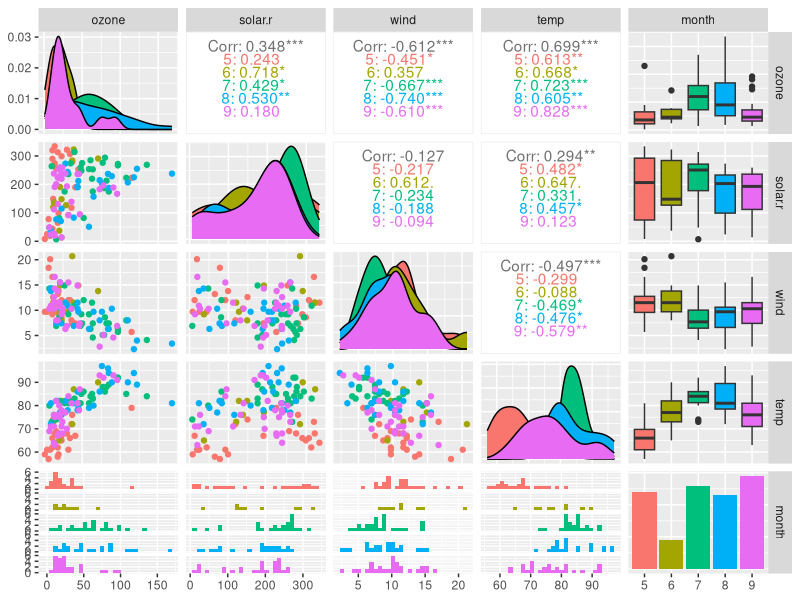

Recreate this plot in R.
#zadanie1
library(tidyverse)
library(GGally)

colnames(airquality) <- tolower(colnames(airquality)) #zmiana nazwy kolumn na małe litery

air <-
  airquality |>
  as_tibble() |> #format wizualizacji tibble
  na.omit() |> #usuniecie wierszy z brakami danych
  select(-day) |> #usuniecie kolumny day
  mutate(month = factor(month)) #konwersja na typ faktor

View(air) # wyświetlenie tabeli

glimpse(air) #struktura danych

GGally::ggpairs(air, aes(color = month)) #Sprawdzanie korelacji między zmiennymi

model <- lm(ozone ~ solar.r + wind + temp + month, data = air) #model regresji liniowej
summary(model) #podsiumowanie modelu
